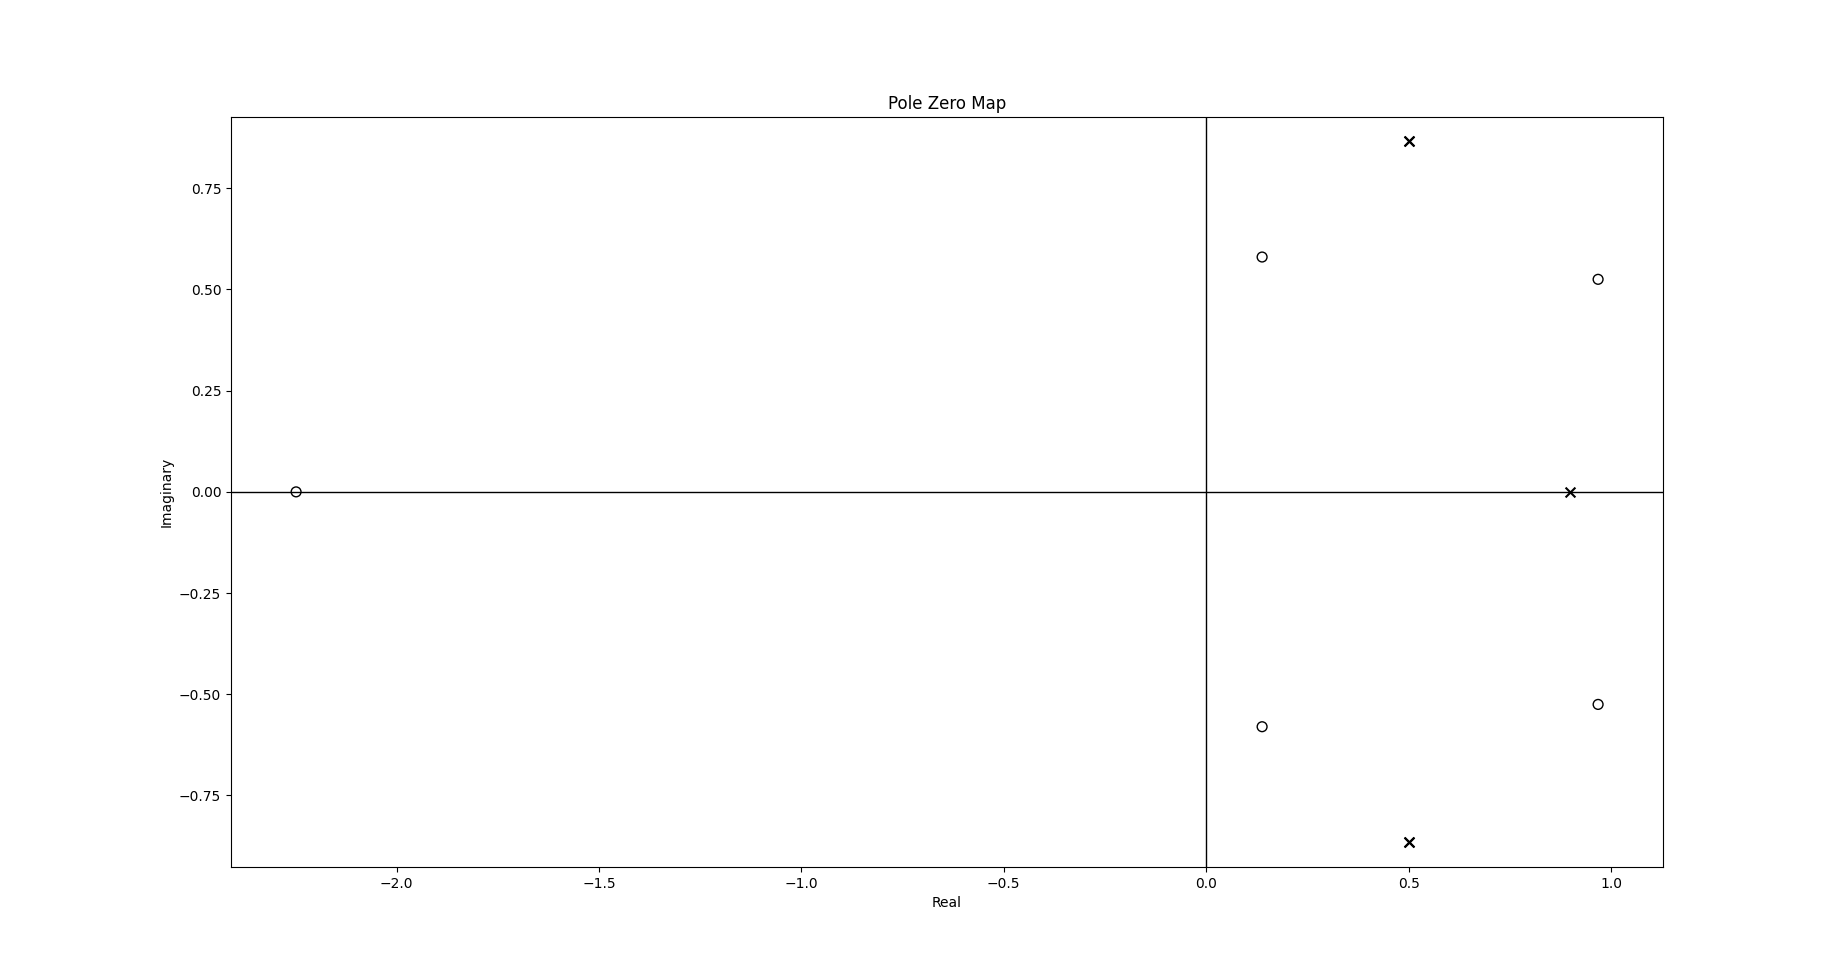

Write the Python code that produced this figure.
import control
import matplotlib.pyplot as plt
# plt.style.use('classic')
import numpy as np
import scipy.signal as signal
from base.impseq import *
from base.stepseg import *

b = np.array([0, 0.866, 0.0306, -2.486, 3.2094, -1.62, 0.84])
a = np.array([1,-2.9, 4.8, -4.7, 2.8, -0.9])
R, p, c = signal.residuez(b, a)
# print(R)
print("poles:")
print(p)
# print(c)
print("roots:")
roots = np.roots(b)

# b = np.array([3])
# a = np.array([1,-1])

delta, n1 = impseg(0, 0, 10)
delta = delta.astype('float64')
xb1 = signal.lfilter(b, a , delta)

step, n2 = stepseg(0, 0, 10)
step_minus_2, _ = stepseg(2, 0, 10)
xb2 = n2 * np.sin(np.pi / 3 * n2) * step + np.power(0.9, n2) * step_minus_2

err = xb1 - xb2
print(err)

tfx = control.tf(b,a)
control.pzmap(tfx)
plt.show()
